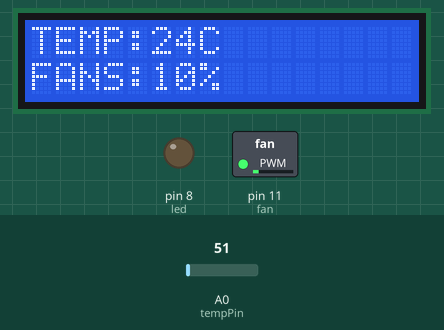
Simulated run of this sketch. Board: Arduino Uno, built with avr-gcc and run on an emulated ATmega328P. Shown: 16×2 character LCD, switched loads named in the sketch (green lamp = pin HIGH), output pins drawn as LEDs (lit = HIGH). The inputs (shaded band) are chosen by the test bench; at power-on: A0 (tempPin) = 51. What the sketch prints to the serial monitor is not drawn.

Above: at 1.2 s.
1.3 s: A0 (tempPin) set to 30
At 1.7 s:
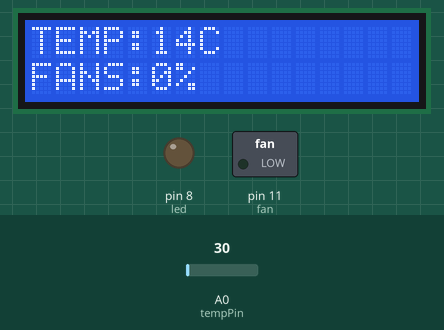
3.8 s: A0 (tempPin) set to 36
At 4.16 s:
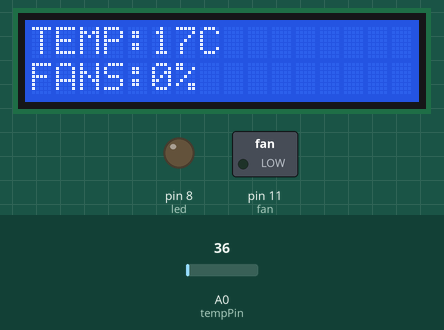
5.4 s: A0 (tempPin) set to 43
At 5.79 s:
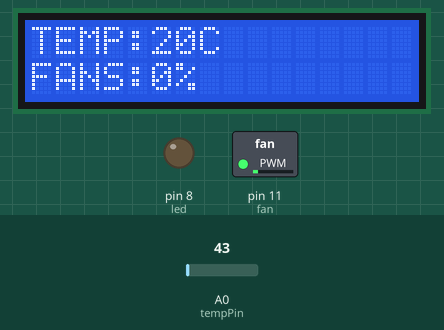
8.4 s: A0 (tempPin) set to 112
At 8.66 s:
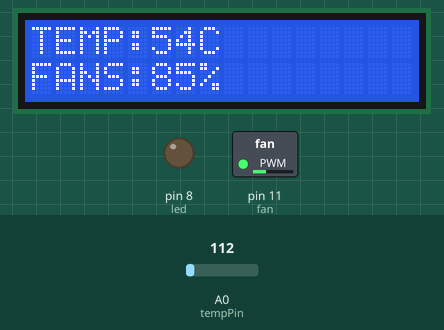
10.7 s: A0 (tempPin) set to 137
At 10.92 s:
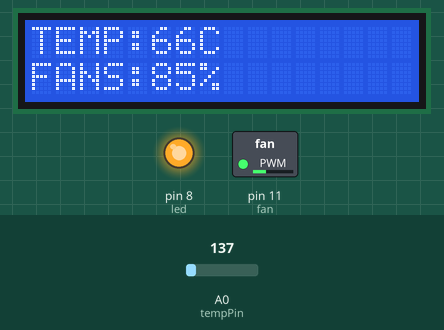
13.0 s: A0 (tempPin) set to 86
At 13.37 s:
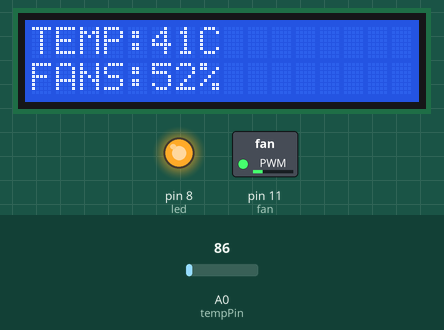
Timing chart, 0 to 16.0 s (numbered marks = the images above; inputs shaded):
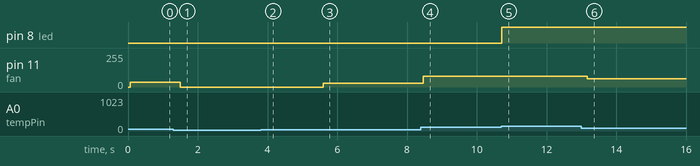

Measured:
- the behaviour switches between 124 and 125 on A0 (tempPin) (found by bisection; images 4 and 5)
- after the input at 1.3 s, pin 11 (fan): 36/255 → 0/255 after 0.20 s; the display: changes after 0.20 s (image 1)
- after the input at 3.8 s, the display: first differs from a run without the input after 0.16 s (image 2)
- after the input at 5.4 s, pin 11 (fan): 0/255 → 30/255 after 0.19 s; the display: first differs from a run without the input after 0.19 s (image 3)
- after the input at 8.4 s, pin 11 (fan): 30/255 → 81/255 after 0.06 s; the display: first differs from a run without the input after 0.06 s (image 4)
- after the input at 10.7 s, pin 8 (led): LOW → HIGH at once; the display: changes at once (image 5)
- after the input at 13.0 s, pin 11 (fan): 81/255 → 61/255 after 0.17 s; the display: first differs from a run without the input after 0.18 s (image 6)

The sketch:

TEMP_Controled_fan.ino
```cpp
#include<LiquidCrystal.h>
LiquidCrystal lcd(2,3,4,5,6,7);
int tempPin = A0;
int fan = 11;
int led = 8;
int temp;
int tempMin = 20;
int tempMax = 60;
int fanSpeed;
int fanLCD;

void setup()
{
  pinMode(fan,OUTPUT);
  pinMode(led,OUTPUT);
  pinMode(tempPin,INPUT);
  lcd.begin(16,2);
  Serial.begin(9600);
}

void loop()
{
  temp = readTemp();
  Serial.print(temp);
  if(temp<tempMin)
    {
     fanSpeed = 0;
     analogWrite(fan,fanSpeed);
     fanLCD=0;
     digitalWrite(fan,LOW);
    }
   else if((temp>=tempMin)&&(temp<=tempMax))
    {
    fanSpeed = temp;
    fanSpeed = 1.5*fanSpeed;
    fanLCD = map(temp,tempMin,tempMax,0,100);
    analogWrite(fan,fanSpeed);
    }
   else if(temp>tempMax)
    {
    digitalWrite(led,HIGH);
    }
   else
    {
    digitalWrite(led,LOW);
    }
   lcd.print("TEMP:");
   lcd.print(temp);
   lcd.print("C");
   lcd.setCursor(0,1);
   lcd.print("FANS:");
   lcd.print(fanLCD);
   lcd.print("%");
   delay(200);
   lcd.clear();
}
int readTemp()
  {
  temp=analogRead(tempPin);
  return temp*0.48828125;
  }
```
